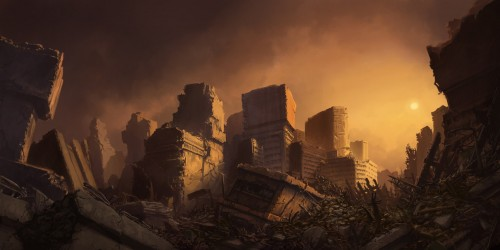
#> input picture lab 3 - operations + -ve transformation/img1.jpg, 500 x 250 px
$ jupyter execute '018 - Arithmetic & Bitwise Operation on images.ipynb'
#> lines starting #> are read from the running program, lines starting #| are printed output that depends on the picture
### Arithmetic Operations

[cell 1]
import numpy as np
import cv2
import matplotlib.pyplot as plt
from PIL import Image

[cell 2]
Img1 = cv2.imread('img1.jpg')
#> Img1 is the input picture: shape (250, 500, 3); mean B, G, R 34.8, 52.4, 81
Img2 = cv2.imread('img2.jpg')
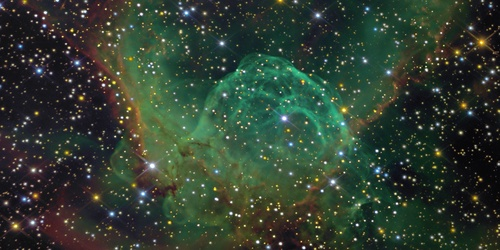
#> input picture lab 3 - operations + -ve transformation/img2.jpg, 500 x 250 px
#> Img2 is the input picture: shape (250, 500, 3); mean B, G, R 49.4, 62.5, 48.9

[cell 3]
Img1.shape
#> Out = (250, 500, 3)

[cell 4]
plt.imshow(Img1)

[cell 5]
plt.imshow(Img2)

[cell 6]
Img2.shape
#> Out = (250, 500, 3)

[cell 7]
add = cv2.add(Img1,Img2)
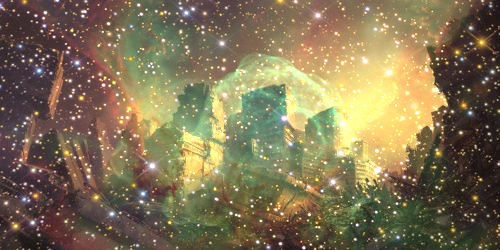
#> add: shape (250, 500, 3); mean B, G, R 84.2, 114.3, 127.9

[cell 8]
plt.imshow(add)

[cell 9]
sub = cv2.subtract(Img1,Img2)
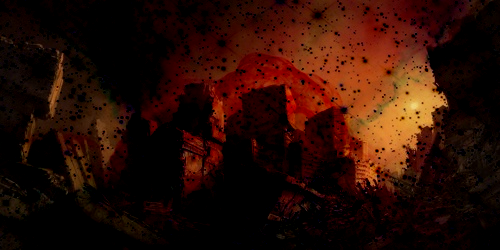
#> sub: shape (250, 500, 3); mean B, G, R 5, 13.5, 42

[cell 10]
plt.imshow(sub)

[cell 11]
mul = cv2.multiply(Img1,Img2)
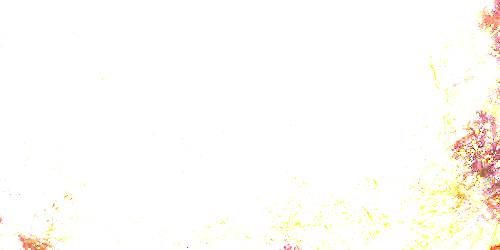
#> mul: shape (250, 500, 3); mean B, G, R 248.4, 252.3, 254.6

[cell 12]
plt.imshow(mul)

[cell 13]
div = cv2.divide(Img1,Img2)

[cell 14]
plt.imshow(div)

### Bitwise Operations

[cell 15]
add = cv2.bitwise_and(Img1,Img2)
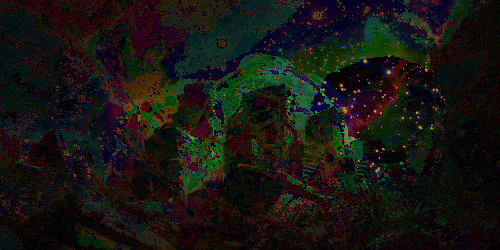
#> add: shape (250, 500, 3); mean B, G, R 17, 21.6, 22.2

[cell 16]
plt.imshow(add)

[cell 17]
or1 = cv2.bitwise_or(Img1,Img2)
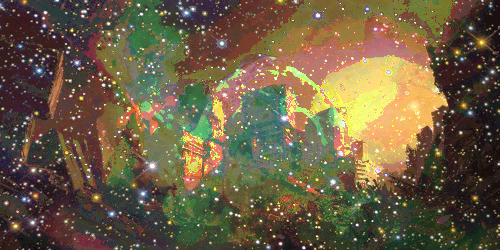
#> or1: shape (250, 500, 3); mean B, G, R 67.3, 93.3, 107.6

[cell 18]
plt.imshow(or1)

[cell 19]
not1 = cv2.bitwise_not(Img1)
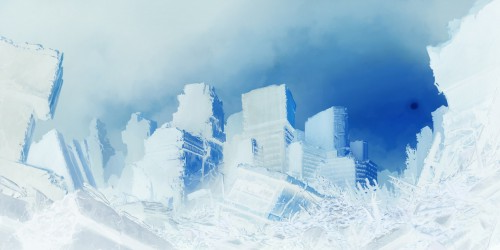
#> not1: shape (250, 500, 3); mean B, G, R 220.2, 202.6, 174

[cell 20]
plt.imshow(not1)

[cell 21]
xor = cv2.bitwise_xor(Img1,Img2)
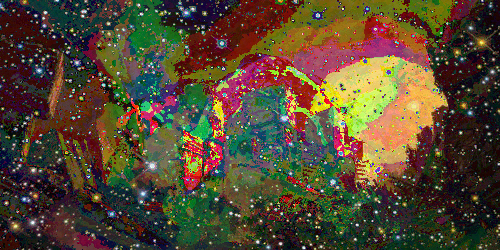
#> xor: shape (250, 500, 3); mean B, G, R 50.3, 71.7, 85.4
